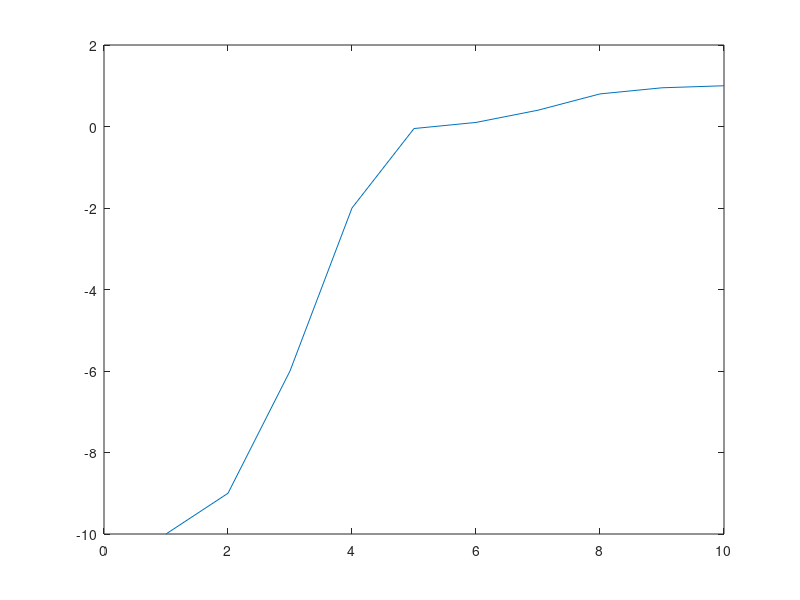

MATLAB code for this plot: (Note: this script raises an error after producing the figure.)
%% Figuring out the fit for the fit used for the path planner
close all
clear all

%% Values used in path planner
Init_Val = -10;
Des_Val = 1;

U_Path_Decay = [1, 0.9, 0.6, 0.2, 0.005];
U_Path_Growth = [0.1, 0.4, 0.8, 0.95, 1];

% U_path(i,1) = Uc(i);
%         U_path(i,2) = Uc(i) .* 0.9;
%         U_path(i,3) = Uc(i) .* 0.6;
%         U_path(i,4) = Uc(i) .* 0.2;
%         U_path(i,5) = Uc(i) .* 0.05;
%         U_path(i,6) = Ud(i) .* 0.1;
%         U_path(i,7) = Ud(i) .* 0.4;
%         U_path(i,8) = Ud(i) .* 0.8;
%         U_path(i,9) = Ud(i) .* 0.95;
%         U_path(i,10) = Ud(i);     

for i = 1:10
    if i < 6
        Path(i) = Init_Val * U_Path_Decay(i);
    else
        Path(i) = Des_Val * U_Path_Growth(i-5);
    end
end

%% Finding expo fit for first half
MathPath = [];
MathPath(1) = Init_Val;
for i = 1:5
    MathPath(i+1) = Init_Val/(1 + exp(2.1*(i-2.2)));
end

%Growth for second half
for i = 1:5
    MathPath(i+5) = Des_Val/(1 + exp(-2.1*(i-2.2)));
end
%MathPath(10) = Des_Val;

%% Plotting 
figure
plot(Path);
hold on
yline(Init_Val, 'r');
hold on 
yline(Des_Val, 'g')
ylim([-12 12]);
hold on
xline(5, '--k')

%Plotting Equation Graph 
hold on
plot(MathPath, 'r');